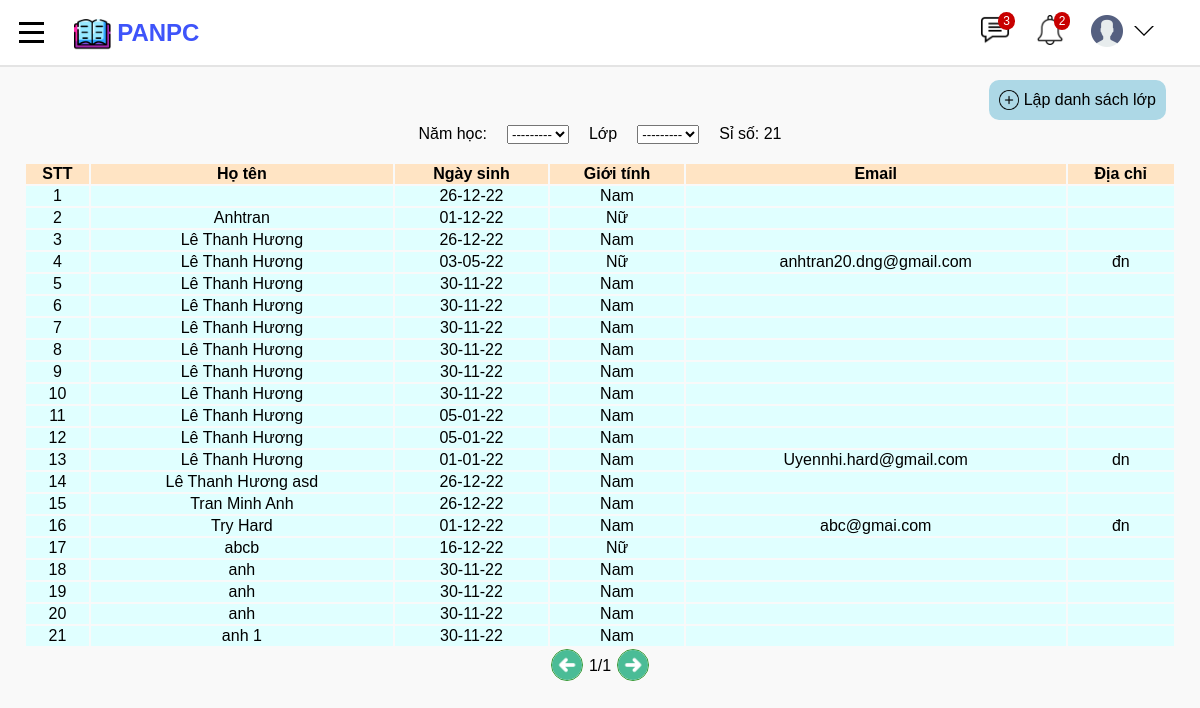
The app's page /danhsachlop/ (signed in) with its own data.
### studentManager/models.py (models this page shows, shortened)
class Student(models.Model):
    user = models.OneToOneField(CustomUser, on_delete=models.CASCADE)
    classOfSchool = models.ManyToManyField(SchoolClass, blank=True)

class CustomUser(AbstractUser):
    USER_TYPE = (('1', "Admin"), ('2', "Teacher"), ('3', "Student"))
    SEX_CATELOGY = [("1", "Nam"), ("0", "Nữ")]
    now = date.today
    username = models.CharField(max_length=200, unique=True)
    role = models.CharField(default='1', choices=USER_TYPE, max_length=1)
    is_active = models.BooleanField(default=True)
    is_staff = models.BooleanField(default=False)
    is_superuser = models.BooleanField(default=False)
    name = models.CharField(default='', max_length=200)
    dateOfBirth = models.DateField(default=now)
    sex = models.CharField(default='1', choices=SEX_CATELOGY,max_length=1)
    phone = models.CharField(default='', max_length=20, blank=True)
    email = models.EmailField(default='', blank=True)
    address = models.TextField(default='', blank=True)
    USERNAME_FIELD = "username"
    REQUIRED_FIELDS = []
    objects = CustomUserManager()

### studentManager/views.py (the view)
# urls.py: path('danhsachlop/', views.dsLop, name = "dsLop"),
@login_required(login_url = 'loginpage')
def dsLop(request):
    students = Student.objects.all()
    class_filter = ClassFilter(request.GET, queryset=students)
    students = class_filter.qs.order_by('user__name')
    format_date = [s.user.dateOfBirth.strftime("%d-%m-%y") for s in students]
    n_students = students.count()
    context = {
        'students': zip(students, format_date),
        'class_filter': class_filter,
        'n_students': n_students,
    }
    return render(request, 'studentManager/dslop.html', context)

### studentManager/templates/studentManager/dslop.html (shortened to what this page needs)
{% extends 'studentManager/base.html' %}
{% load static %}
{% block content %}
<header class="tacvu">
  <a class="add" href="{% url 'chonNamHoc' %}">
    <img src="{% static 'images/add.png' %}" height="20px">
    <p>Lập danh sách lớp</p>
  </a>
</header>
<div class="list-year">
  <label for="years_topic">Năm học:</label>
    {{class_filter.form.year}}
  <label for="class_topic">Lớp</label>
  {{class_filter.form.classOfSchool}}
  <label>Sỉ số: {{n_students}}</label>
</div>
<table class="table">
  <tr>
    <th>STT</th>
    <th>Họ tên</th>
    <th>Ngày sinh</th>
    <th>Giới tính</th>
    <th>Email</th>
    <th>Địa chỉ</th>
  </tr>
  {% for student, date in students %}
    <tr class ="list">
      <td>{{ forloop.counter }}</td>
      <td>{{student.user.name}}</td>
      <td>{{date}}</td>
    {%if student.user.sex == '1'%}
      <td>Nam</td>
    {%else%}
      <td>Nữ</td>
    {%endif%}
      <td>{{student.user.email}}</td>
      <td>{{student.user.address}}</td>
    </tr>
  {% endfor %}
</table>
<div class="pagenumber">
  <button class="previous" type="previous">
    <img src="{% static 'images/previous.png' %}">
  </button>
  <p>1/1</p>
  <button class="next" type="next">
    <img src="{% static 'images/next.png' %}">
  </button>
</div>
{% endblock %}

### studentManager/static/css/style.css (style rules this page uses)
body { font-family: Arial; margin: 0; padding-top: 80px; padding-left: 24px; padding-right: 24px; background-color: rgb(249, 249, 249); padding-bottom:50px; text-decoration: none; transition: all 0.15s; }
a { text-decoration: none; color: black; }
.list-container header { display: flex; justify-content: space-between; }
.tacvu { height: 36px; }
.add { height: 110%; background-color: lightblue; border: none; display: flex; align-items: center; padding-right: 10px; padding-left: 10px; margin-right: 10px; border-radius: 10px; cursor: pointer; text-decoration: none; }
.add img { margin-right: 5px; }
.table { margin-top: 10px; width: 100%; align-items: center; }
.table tr th { background-color: bisque; text-align: center; }
.list { text-align: center; background-color: lightcyan; }
.pagenumber { height: 36px; display: flex; align-items: center; justify-content: center; }
.pagenumber button { background-color: transparent; border: none; }
.pagenumber button img { height: 30px; cursor: pointer; border: 0.5px solid rgba(0, 128, 0, 0.8); border-radius: 18px; }
.list-year { height: 36px; display: flex; align-items: center; justify-content: center; }
.list-year label { margin-left: 20px; margin-right: 20px; font-size: 16px; }

### records on screen
Student: date "26-12-22", shows "Nam"
Student: user.name "Anhtran", date "01-12-22", shows "Nữ"
Student: user.name "Lê Thanh Hương", date "26-12-22", shows "Nam"
Student: user.name "Lê Thanh Hương", date "03-05-22", shows "Nữ", user.email "anhtran20.dng@gmail.com", user.address "đn"
Student: user.name "Lê Thanh Hương", date "30-11-22", shows "Nam"
Student: user.name "Lê Thanh Hương", date "30-11-22", shows "Nam"
Student: user.name "Lê Thanh Hương", date "30-11-22", shows "Nam"
Student: user.name "Lê Thanh Hương", date "30-11-22", shows "Nam"
Student: user.name "Lê Thanh Hương", date "30-11-22", shows "Nam"
Student: user.name "Lê Thanh Hương", date "30-11-22", shows "Nam"
Student: user.name "Lê Thanh Hương", date "05-01-22", shows "Nam"
Student: user.name "Lê Thanh Hương", date "05-01-22", shows "Nam"
Student: user.name "Lê Thanh Hương", date "01-01-22", shows "Nam", user.email "Uyennhi.hard@gmail.com", user.address "dn"
Student: user.name "Lê Thanh Hương asd", date "26-12-22", shows "Nam"
Student: user.name "Tran Minh Anh", date "26-12-22", shows "Nam"
Student: user.name "Try Hard", date "01-12-22", shows "Nam", user.email "abc@gmai.com", user.address "đn"
Student: user.name "abcb", date "16-12-22", shows "Nữ"
Student: user.name "anh", date "30-11-22", shows "Nam"
Student: user.name "anh", date "30-11-22", shows "Nam"
Student: user.name "anh", date "30-11-22", shows "Nam"
Student: user.name "anh 1", date "30-11-22", shows "Nam"

### other values on screen
{{ n_students }} "21"
